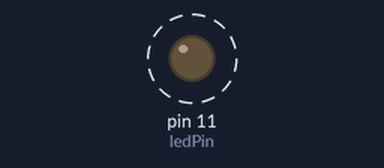
Recording of a sketch running on a simulated Arduino Uno, built with avr-gcc and run on an emulated ATmega328P. Parts: output pins drawn as LEDs (lit = HIGH). Dashed ring = blinking.

Above: at 0.05 s.
Timing chart, 0 to 3.0 s (numbered marks = the images above):
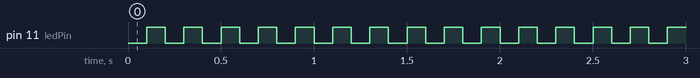

Measured:
- by itself, pin 11 (ledPin): alternates HIGH for 0.10 s and LOW for 0.10 s

The sketch:

5_timerone_Lib.ino
```cpp
/*
   Sketching mit Hardware
  DMP - SWH - WS2627
  - TimerOne Lib Interrupts. Termin 5

  This project demonstrates the usage of interrupts using the timerOne Library

  by: Marcos Martinez / Laura Wieker-Walz
  */
#include <TimerOne.h>

int ledPin = 11;
volatile int ledState = HIGH;

void setup()
{
  pinMode(11, OUTPUT);
  Timer1.initialize(100000);
  Timer1.attachInterrupt(toggleLED);
}

void loop(){
}

void toggleLED()
{
  digitalWrite(ledPin, ledState);
  ledState = !ledState;
}
```
